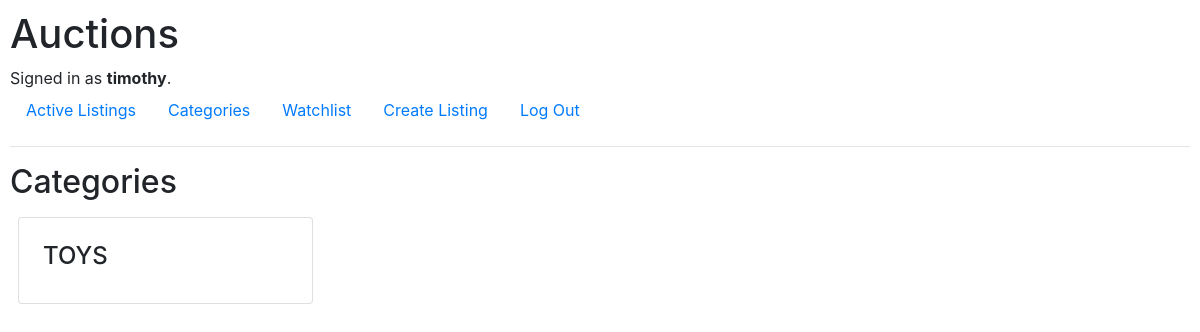
The app's page /categories (signed in), older data.
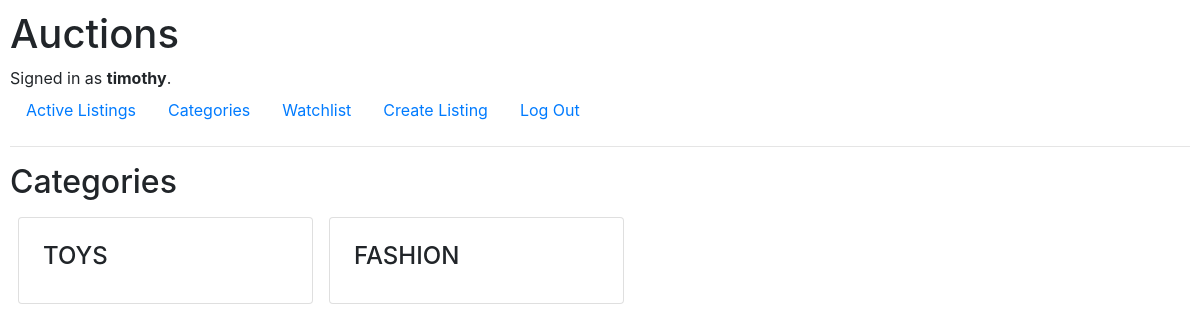
The same page, newer data.
### auctions/models.py (models this page shows, shortened)
class User(AbstractUser):
    pass

class Listing(models.Model):
    seller = models.ForeignKey(User, on_delete=models.CASCADE)
    title = models.CharField(max_length=64)
    description = models.CharField(max_length=128)
    listing_img = models.ImageField(blank=True, null=True, upload_to='products/images/')
    start_bid = models.DecimalField(decimal_places=2, max_digits=12,  validators=[MinValueValidator(0.00)])
    url = models.URLField(max_length=200)
    category = models.CharField(max_length=64, choices=CATEGORY_CHOICES)
    watchers = models.ManyToManyField(User, blank=True, related_name='watchlist')
    create_time = models.DateTimeField(auto_now_add=True)

### auctions/views.py (the view)
# urls.py: path("categories", views.categories, name='categories'),
def categories(request):
    categories = Listing.objects.all().values("category").distinct()
    return render(request, 'auctions/categories.html', {"categories": [x['category'] for x in categories]})

### auctions/templates/auctions/categories.html
{% extends "auctions/layout.html" %} it
{% block body %}
    <h2>Categories</h2>
    <div class="d-flex flex-wrap">
        {% for category in categories %}
        <div class="card p-4 m-2 col-lg-3 col-md-4 col-sm-12" onclick='location.href="{% url 'category' category %}"'>
            <h4 id='listing-title' class='listing-box'>{{ category }}</h4>
        </div>
        {% endfor %}
    </div>
{% endblock %}

### auctions/templates/auctions/layout.html (shortened to what this page needs)
{% load static %}
<!DOCTYPE html>
<html lang="en">
    <head>
        <link rel="stylesheet" href="https://stackpath.bootstrapcdn.com/bootstrap/4.4.1/css/bootstrap.min.css">
        <link href="{% static 'auctions/styles.css' %}" rel="stylesheet">
    </head>
    <body>
        <h1>Auctions</h1>
        <div>
            {% if user.is_authenticated %}
                Signed in as <strong>{{ user.username }}</strong>.
            {% else %}
                Not signed in.
            {% endif %}
        </div>
        <ul class="nav">
            <li class="nav-item">
                <a class="nav-link" href="{% url 'index' %}">Active Listings</a>
            </li>
            <li class="nav-item">
                    <a class="nav-link" href="{% url 'categories' %}">Categories</a>
            </li>
            {% if user.is_authenticated %}
                <li class="nav-item">
                    <a class="nav-link" href="{% url 'watchlist' %}">Watchlist</a>
                </li>
                <li class="nav-item">
                    <a class="nav-link" href="{% url 'create_listing' %}">Create Listing</a>
                </li>
                <li class="nav-item">
                    <a class="nav-link" href="{% url 'logout' %}">Log Out</a>
                </li>
            {% endif %}
        </ul>
        <hr>
        {% block body %}
        {% endblock %}
    </body>
</html>

### auctions/static/auctions/styles.css (style rules this page uses)
body { padding: 10px; }

Row changes from the older to the newer data that the page shows:
added Listing: category "FASHION"
